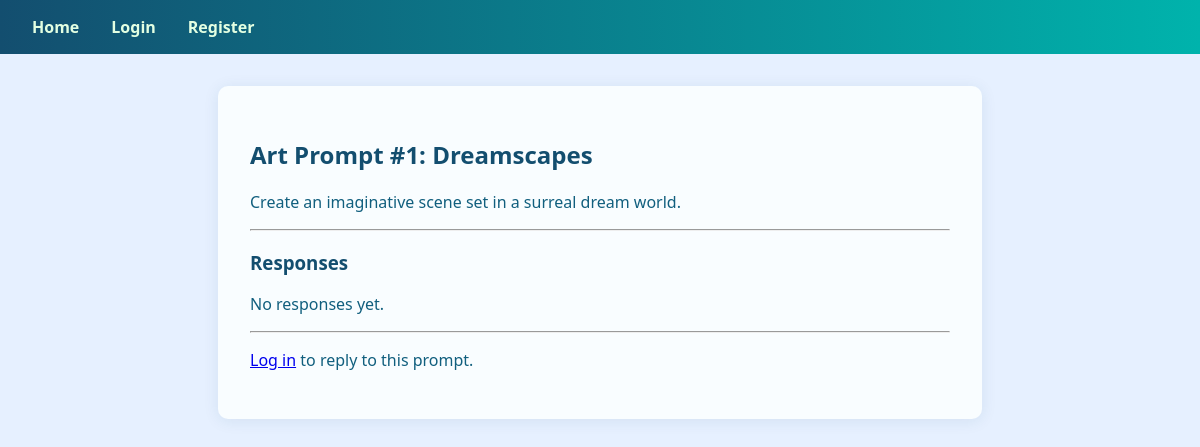
The page /prompt/1 on the database its author committed.
### tables this page shows
CREATE TABLE prompt (
    id INTEGER PRIMARY KEY AUTOINCREMENT,
    title TEXT NOT NULL,
    description TEXT NOT NULL
);

### app.py (the view, shortened to what this page needs)
@app.route('/prompt/<int:prompt_id>', methods=['GET', 'POST'])
def prompt_page(prompt_id):
    conn = get_db()
    prompt = conn.execute('SELECT * FROM prompt WHERE id=?', (prompt_id,)).fetchone()
    if not prompt:
        abort(404)
    responses = conn.execute(
        'SELECT response.*, user.username FROM response JOIN user ON user.id = response.user_id WHERE prompt_id=? ORDER BY timestamp ASC',
        (prompt_id,)
    ).fetchall()
    return render_template('prompt.html', prompt=prompt, responses=responses)

### app.py (called while the page is built)
def get_db():
    conn = sqlite3.connect(app.config['DATABASE'])
    conn.row_factory = sqlite3.Row
    return conn

### templates/prompt.html (shortened to what this page needs)
{% extends "base.html" %}
{% block content %}
  <h2>{{ prompt['title'] }}</h2>
  <p>{{ prompt['description'] }}</p>
  <hr>
  <section>
    <h3>Responses</h3>
    {% if responses %}
      <ul class="responses">
      {% for r in responses %}
        <li>
          <div>
            <strong>{{ r['username'] }}</strong> <em>{{ r['timestamp'] }}</em>
          </div>
          {% if r['text'] %}
            <div>{{ r['text'] | e }}</div>
          {% endif %}
          {% if r['filename'] %}
            <div>
              <a href="{{ url_for('uploaded_file', filename=r['filename']) }}" target="_blank">[View Attachment]</a>
            </div>
            {% if r['filename'].endswith(('png', 'jpg', 'jpeg', 'gif', 'svg')) %}
              <img src="{{ url_for('uploaded_file', filename=r['filename']) }}" class="preview" alt="Image preview">
            {% endif %}
          {% endif %}
        </li>
      {% endfor %}
      </ul>
    {% else %}
      <p>No responses yet.</p>
    {% endif %}
  </section>
  <hr>
  {% if current_user.is_authenticated %}
    <section>
      <h3>Your Response</h3>
      <form method="POST" enctype="multipart/form-data">
        <div>
          <label>Text:<br>
            <textarea name="text" rows="3" cols="44"></textarea>
          </label>
        </div>
        <div>
          <label>File: <input type="file" name="file" accept=".png,.jpg,.jpeg,.gif,.pdf,.svg"></label>
        </div>
        <button type="submit">Post</button>
      </form>
    </section>
  {% else %}
    <p><a href="{{ url_for('login') }}">Log in</a> to reply to this prompt.</p>
  {% endif %}
{% endblock %}

### static/style.css (style rules this page uses)
body { font-family: 'Segoe UI', Arial, sans-serif; background: #e6f0ff; margin: 0; color: #115f7e; }
h1, h2, h3 { color: #134e6f; }

### rows shown on the page
prompt: title "Art Prompt #1: Dreamscapes", description "Create an imaginative scene set in a surreal dream world."
